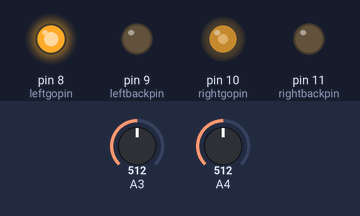
Simulated run of this sketch. Board: Arduino Uno, built with avr-gcc and run on an emulated ATmega328P. Shown: output pins drawn as LEDs (lit = HIGH). Inputs (shaded band) come from the test bench; at power-on: A3 = 512, A4 = 512. What the sketch prints to the serial monitor is not drawn.

Above: at 1.2 s.
1.3 s: A3 set to 716
At 2.3 s:
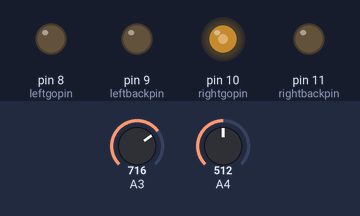
2.9 s: A4 set to 900
At 3.8 s:
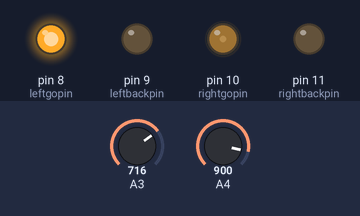
4.5 s: A4 set to 716
At 5.4 s:
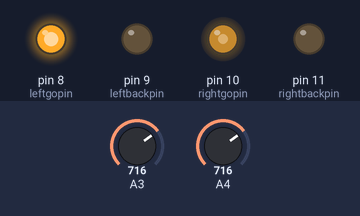
6.1 s: A4 set to 511
At 6.9 s:
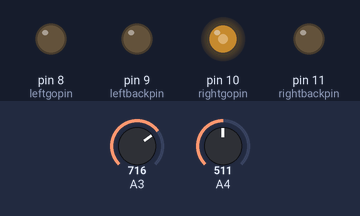
Timing chart, 0 to 8.7 s (numbered marks = the images above; inputs shaded):
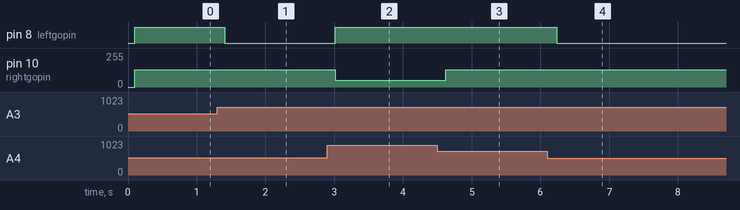

Measured:
- after the input at 1.3 s, pin 8 (leftgopin): HIGH → LOW after 0.11 s
- after the input at 2.9 s, pin 8 (leftgopin): LOW → HIGH after 0.12 s; pin 10 (rightgopin): 128/255 → 50/255 after 0.12 s
- after the input at 4.5 s, pin 10 (rightgopin): 50/255 → 128/255 after 0.13 s
- after the input at 6.1 s, pin 8 (leftgopin): HIGH → LOW after 0.13 s

The sketch:

line_ver.1.0.ino
```cpp
const int leftgopin = 8;
const int leftbackpin = 9;
const int rightgopin = 10;
const int rightbackpin = 11;

void setup() {
  // put your setup code here, to run once:
  Serial.begin(9600);
  pinMode(leftgopin, OUTPUT);
  pinMode(leftbackpin, OUTPUT);
  pinMode(rightgopin, OUTPUT);
  pinMode(rightbackpin, OUTPUT);
}

void loop() {
  // put your main code here, to run repeatedly:
  int left =  analogRead(A3);
  int right = analogRead(A4);
  Serial.print(left);
  Serial.print(right);
  delay(100);

  if(left < right){
    digitalWrite(leftbackpin, LOW);
    digitalWrite(rightbackpin, LOW);
    analogWrite(leftgopin, 128);
    analogWrite(rightgopin, 50);
  }else if(right < left){
    digitalWrite(rightbackpin, LOW);
    digitalWrite(leftbackpin, LOW);
    analogWrite(rightgopin, 128);
    analogWrite(leftgopin, 50);
  }else{
    digitalWrite(leftbackpin, LOW);
    digitalWrite(rightbackpin, LOW);
    analogWrite(leftgopin, 128);
    analogWrite(rightgopin, 128);
  }

}
```
